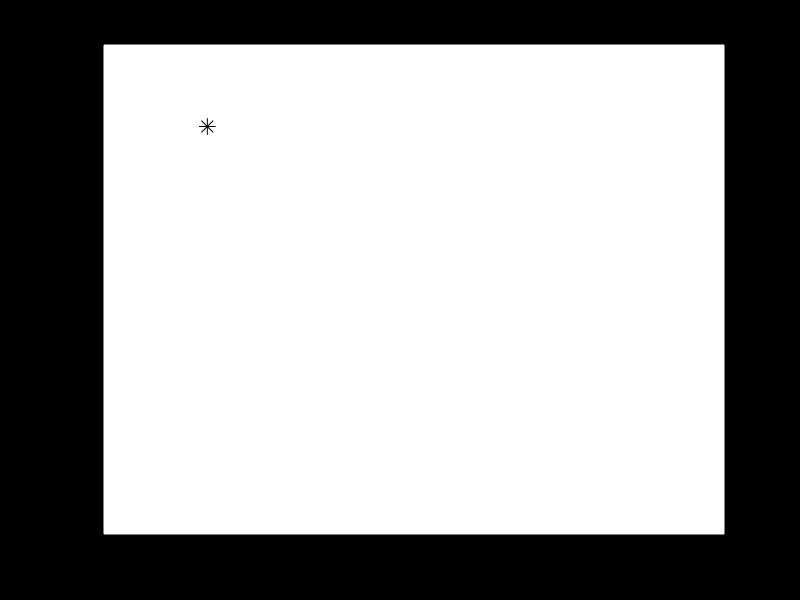
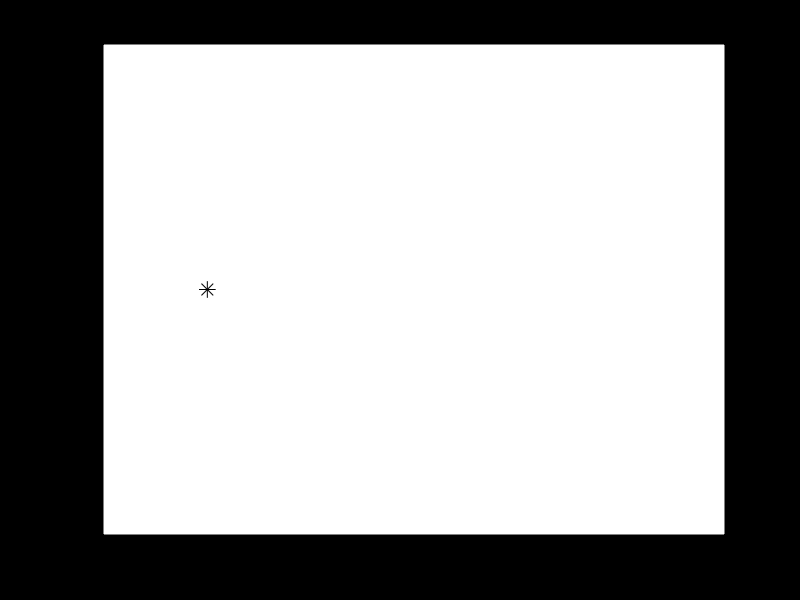
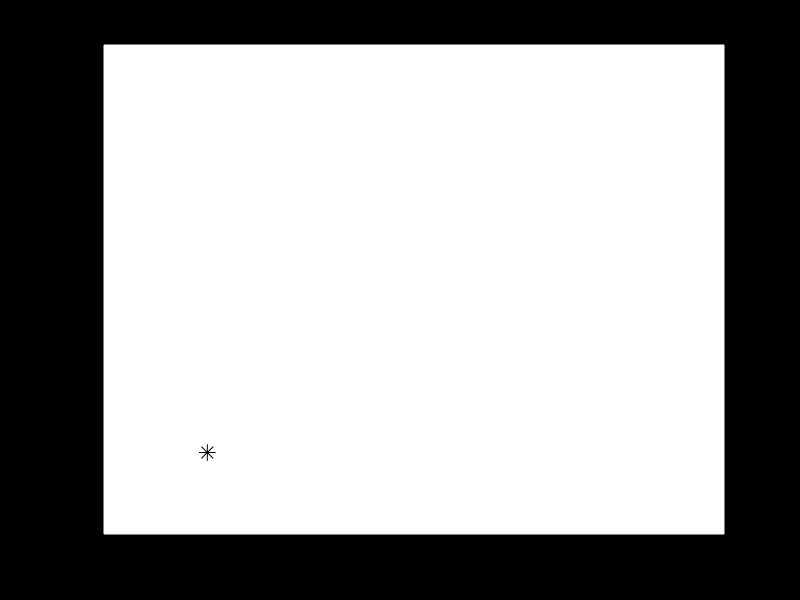
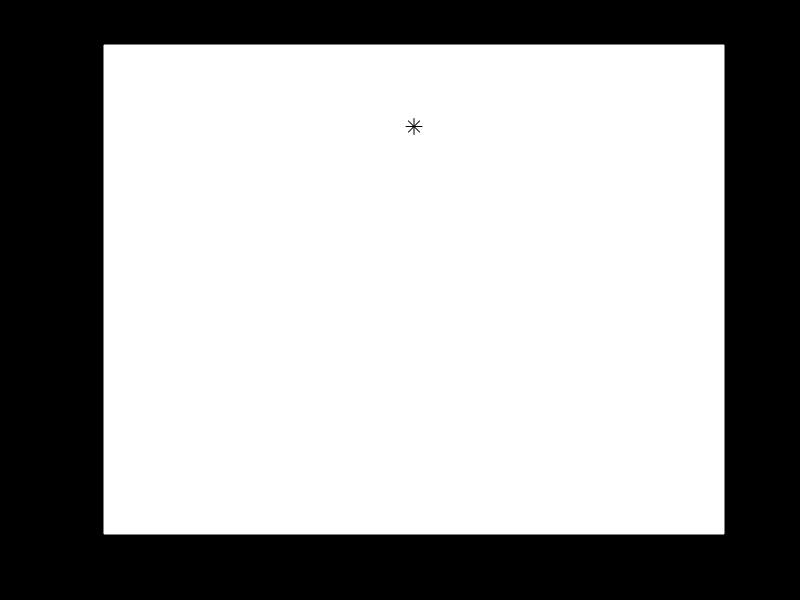

Here is the MATLAB script that generated these plots, in order:
x_list = [50 150 250];
y_list = [50 150 250];

for i =1:3
    for j =1:3
        f = figure
        plot(x_list(i),y_list(j),'*', 'MarkerSize', 12, 'Color','k');
        ylim([0 300]);
        xlim([0 300]);
        set(gca,'Color','w') %
        set(gca,'XTick',[], 'YTick', [])
        set(gca,'YDir', 'reverse');
        set(gca,'XColor','w', 'YColor','w');
        set(gcf,'Color','none')
        set(gcf,'units','points','position',[100,100,300,260])
        set(gcf, 'InvertHardCopy', 'off');
        
        deg = (x_list(i) ./ 300) .* pi; % rad
        dstnt = (3 .* 50) .* (y_list(j) ./ 300);
        
        fileName = sprintf('%d_%d.jpg', deg, dstnt);
        saveas(gcf, fileName);
        %         fig = gcf;
        %         fig.Color = 'black';
        
        
    end
end